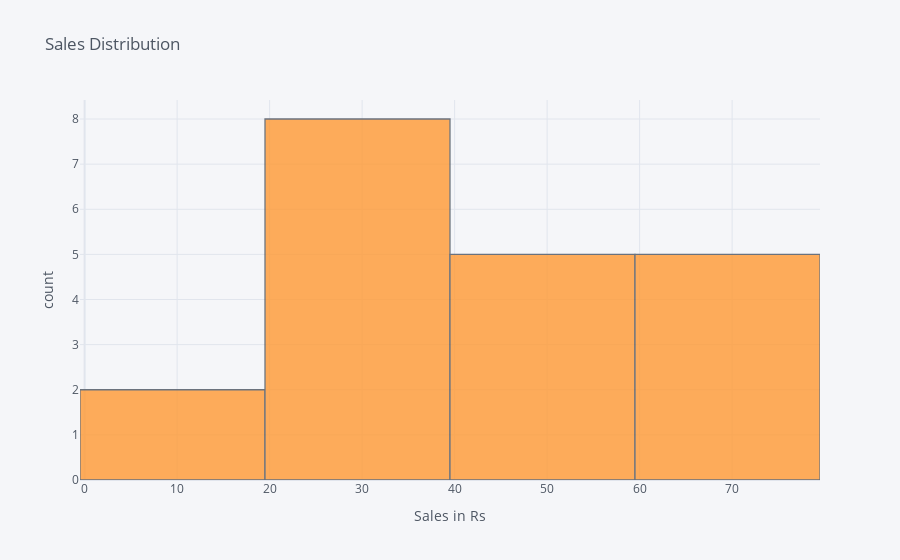

This figure's notebook cell:
### Code cell
#Plot histogram on 'Sales in Rs' variable
data1['Sales in Rs'].iplot(kind='hist', xTitle='Sales in Rs',
                  yTitle='count', title='Sales Distribution')

### Figure 1 — Plotly figure (JSON) as saved in the notebook; plotly's stock layout.template omitted (floating-point values rounded to 4 significant figures)
{"data": [{"histfunc": "count", "histnorm": "", "marker": {"color": "rgba(255, 153, 51, 1.0)", "line": {"color": "#4D5663", "width": 1.3}}, "name": "Sales in Rs", "opacity": 0.8, "orientation": "v", "type": "histogram", "x": [50, 75, 11, 77, 45, 52, 26, 24, 28, 31, 36, 72, 69, 51, 34, 40, 18, 35, 29, 68]}], "layout": {"barmode": "overlay", "legend": {"bgcolor": "#F5F6F9", "font": {"color": "#4D5663"}}, "paper_bgcolor": "#F5F6F9", "plot_bgcolor": "#F5F6F9", "title": {"font": {"color": "#4D5663"}, "text": "Sales Distribution"}, "xaxis": {"gridcolor": "#E1E5ED", "showgrid": true, "tickfont": {"color": "#4D5663"}, "title": {"font": {"color": "#4D5663"}, "text": "Sales in Rs"}, "zerolinecolor": "#E1E5ED"}, "yaxis": {"gridcolor": "#E1E5ED", "showgrid": true, "tickfont": {"color": "#4D5663"}, "title": {"font": {"color": "#4D5663"}, "text": "count"}, "zerolinecolor": "#E1E5ED"}}}
